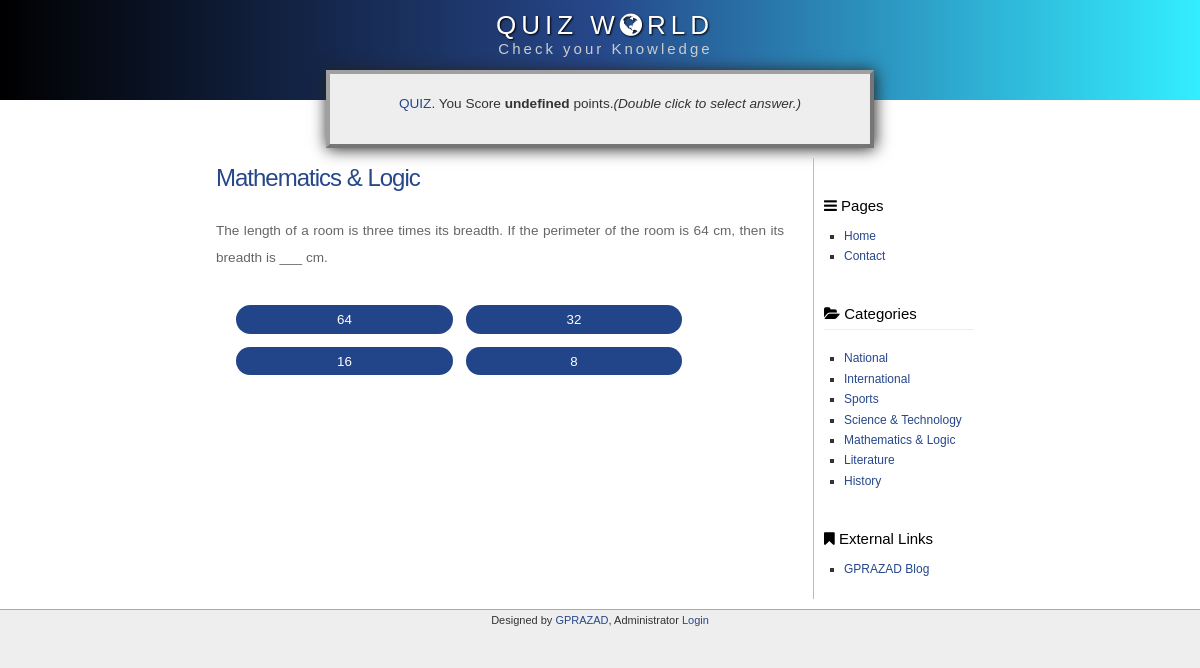
/quest.php, run on the app's committed database.
### tables this page shows
CREATE TABLE `quiz` (
  `qid` int(11) NOT NULL auto_increment,
  `cid` int(11) NOT NULL,
  `category` text NOT NULL,
  `question` text NOT NULL,
  `options` text NOT NULL,
  `answer` text NOT NULL,
  PRIMARY KEY  (`qid`)
);

### php/connect.db.php (called while the page is built, shortened)
<?php
class quiz
{
	public function getCategory() {
	$query="SELECT * FROM category";
	$result=mysql_query($query);
	$i=0;
	while($array=mysql_fetch_row($result))	{
	$row[$i]=$array[1];
	$i++;
	}
	return $row;
	}
	public function getQuest($question) {
	$query="SELECT * FROM quiz WHERE qid='$question'";
	$result=mysql_query($query);
	$quest=mysql_fetch_array($result);
	return $quest;
	}
	public function chkQuest() {
	$query="SELECT count(qid) FROM quiz";
	$result=mysql_query($query);
	$quest=mysql_fetch_array($result);
	return $quest[0];
	}
}
?>

### php/get.category.php (called while the page is built, shortened)
<?php
$qt = new quiz;
$cat=$qt->getCategory();
?>

### php/get.question.php (the view, shortened to what this page needs)
<?php
include ("connect.db.php");
$qt = new quiz;
$r=$qt->chkQuest();
$qd=rand(1,$r);
$row=$qt->getQuest($qd);
$option=explode(',',$row[4]);
echo ' <div class="left" aria-live="assertive" aria-atomic="true">
		<h2><a href="#">'.$row[2].'</a></h2>
		<div class="question">
			'.$row[3].'
		</div>
			<div id="answer">
		';
		for($i=0;$i<4;$i++) {
				echo 	'
						<button id="'.$i.'">'.$option[$i].'</button>
						<script>
						var b'.$i.' = document.getElementById("'.$i.'");';
				if($row[5]==$option[$i]) {
					echo 	'b'.$i.'.addEventListener("dblclick", function() { b'.$i.'.className="correct"; setTimeout(correct,1000); }, false);';
				} else {
				echo	'b'.$i.'.addEventListener("dblclick", function() { b'.$i.'.className="wrong"; setTimeout(incorrect,1000); }, false);';
				}
				echo '</script>';
		}
echo	'
			</div>
			<br /><br />
	</div> ';
 ?>

### quest.php (shortened to what this page needs)
<!DOCTYPE html>
<html>
<head>
<link rel="stylesheet" type="text/css" href="css/style.css" media="screen" />
<link rel="stylesheet" type="text/css" href="css/font-awesome.min.css" />
</head>
<body>
<div id="wrap">
<div id="header">
<h1><a href="http://quizworld.co.nf/">QUIZ W<span class="fa fa-globe"></span>RLD</a> </h1>
<h2>Check your Knowledge</h2>
</div>
<div id="intro"> <a href="http://quizworld.co.nf/">QUIZ</a>.
You Score <strong> <script type="text/javascript"> document.write(localStorage.points);</script></strong> points.<em>(Double click to select answer.)</em>	 </div>
<div id="content">
	<?php
	if(isset($_GET['cat'])) {
	include "php/get.question.cat.php";
	}
	else {
	include "php/get.question.php";
	}
	?>
<div class="right">
<h2><span class="fa fa-bars"></span> Pages</h2>
<ul>
<li><a href="index.html">Home</a></li>
<li><a href="contact.html">Contact</a></li>
</ul>
<h2><span class="fa fa-folder-open"></span> Categories</h2>
<ul>
<?php
	include "php/get.category.php";
	foreach($cat as $category)	{
			echo '<li><a href="quest.php?cat='.urlencode($category).'">'.$category.'</a></li>';
			}
?>
</ul>
<h2><span class="fa fa-bookmark"></span> External Links</h2>
<ul>
<li><a href="http://gprazad.blogspot.com/">GPRAZAD Blog</a></li>
</ul>
</div>
</div>
<div id="footer">
Designed by <a href="http://gprazad.co.nr/">GPRAZAD</a>, Administrator <a href="login.php#openModal">Login</a>
</div>
</body>
</html>

### css/style.css (style rules this page uses)
* { padding: 0; margin: 0; }
body { background: #eee; font-family: Arial, Helvetica, sans-serif; font-size: 0.85em; line-height: 1.5em; color: #333333; }
a { color: #26478A; text-decoration: none; }
#wrap { margin: 0 auto; background: #fff; text-align: center; width: 100%; }
#header { height: 100px; background: #26478A; background-image: -webkit-linear-gradient(left,black, #26478A, #3ef); background-image: -moz-linear-gradient(left, #000, #26478A, #3ef); background-image: -o-linear-gradient(left,black, #26478A, #3ef); background-image: linear-gradient(left,black, #26478A, #3ef); }
#header h1 { font-size: 26px; font-weight: 100; letter-spacing: 5px; padding: 12px 0 5px 10px; text-shadow: 1px 1px 2px #000; }
#header h1 a { color: #fff; text-decoration: none; transition: color 0.6s 0.1s ease-in; }
#header h2 { color: #ccc; font-size: 15px; font-weight: 100; padding: 0 0 0 11px; letter-spacing: 3px; line-height: 12px; }
#intro { background: #eee; border: 4px outset rgba(0,0,0,0.5); box-shadow: 1px 1px 15px #222; height: 30px; width: 500px; margin: -30px auto 0; padding: 20px; }
#content { margin: 0 auto; width: 768px; min-height: 420px; padding: 10px 20px; }
.left { width: 568px; float: left; color: #666; text-align: justify; }
.left h2 { color: #FF4800; font-size: 24px; letter-spacing: -1px; font-weight: 100; padding : 10px 0 15px 0; }
.question { margin-top: 1em; line-height: 2em; }
#answer { margin: 2em 1em; }
#answer button { display: inline-block; float: left; margin: 0.5em; width: 40%; height: 30%; padding: 0.5em; border:none; border-radius: 2em; background: #248; color: #fff; text-align: center; transition: background 0.2s 0s ease-in; }
.right { width: 150px; float: right; text-align: left; padding: 10px; border-left: 1px solid #bbb; font-size: 12px; }
.right ul { list-style-type: square; padding: 5px 10px 10px 20px; }
.right h2:nth-of-type(2) { border-bottom: 1px solid #eee; margin-bottom: 0.9em; }
.right h2 { margin-top: 1.5em; height: 30px; font-size: 15px; color: #000; line-height: 30px; font-weight: 100; }
.right a { text-decoration: none }
#footer { border-top: 1px solid #aaa; text-align: center; color: #333; background: #eee; font-size: 11px; padding: 0 0 10px 0; margin-bottom: 0px; }

### data on the page
quiz: category "Mathematics & Logic", question "The length of a room is three times its breadth. If the perimeter of the room is 64 cm, then its breadth is ___ cm.", options "64", options "32", options "16", options "8"

### other printed values
$category "National"
$category "International"
$category "Sports"
$category "Science & Technology"
$category "Mathematics & Logic"
$category "Literature"
$category "History"
